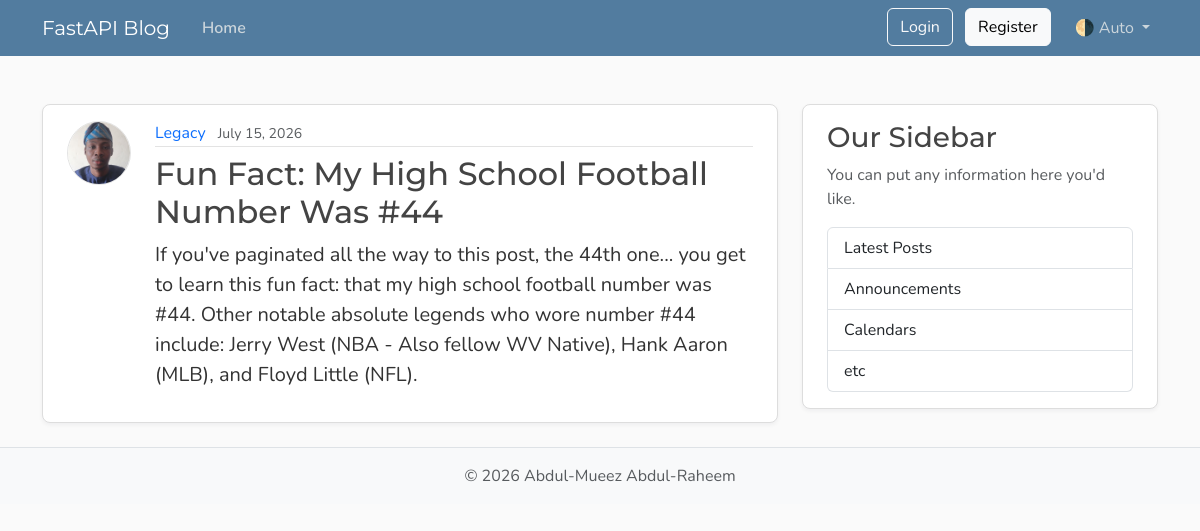
/posts/1, run on the app's committed database.
### model.py (models this page shows, shortened)
class User(Base):
    __tablename__ = "users"
    id: Mapped[int] = mapped_column(Integer, primary_key=True, index=True)
    username: Mapped[str] = mapped_column(String(50), unique=True, nullable=False)
    email: Mapped[str] = mapped_column(String(120), unique=True, nullable=False)
    password_hash: Mapped[str] = mapped_column(String(200), nullable=False)
    image_file: Mapped[str | None] = mapped_column(
        String(200),
        nullable=True,
        default=None,
    )
    posts: Mapped[list[Post]] = relationship(back_populates="author", cascade="all, delete-orphan")
    reset_token: Mapped[list[PasswordResetToken]] = relationship(back_populates="user", cascade="all, delete-orphan")

class Post(Base):
    __tablename__ = "posts"
    id: Mapped[int] = mapped_column(Integer, primary_key=True, index=True)
    title: Mapped[str] = mapped_column(String(100), nullable=False)
    content: Mapped[str] = mapped_column(Text, nullable=False)
    user_id: Mapped[int] = mapped_column(
        ForeignKey("users.id"),
        nullable=False,
        index=True,
    )
    date_posted: Mapped[datetime] = mapped_column(
        DateTime(timezone=True),
        default=lambda: datetime.now(UTC),
    )
    author: Mapped[User] = relationship(back_populates="posts")

### main.py (the view)
@app.get("/posts/{post_id}", include_in_schema=False)
async def post_page(request: Request, post_id: int, db: Annotated[AsyncSession, Depends(get_db)]):
    result = await db.execute(
        select(model.Post).options(selectinload(model.Post.author)).where(model.Post.id == post_id)
    )
    post = result.scalars().first()
    if post:
        title = post.title[:50]
        return templates.TemplateResponse(
            request,
            "post.html",
            {"post": post, "title": title},
        )
    raise HTTPException(status_code=status.HTTP_404_NOT_FOUND, detail="Post not found")

### templates/post.html (shortened to what this page needs)
{% extends "layout.html" %}
{% block content %}
  <article class="content-section py-3 px-4 mb-4">
    <div class="d-flex align-items-start gap-4">
      <img class="rounded-circle article-img flex-shrink-0"
           src="{{ post.author.image_path}}"
           alt="{{ post.author.username}}'s profile picture"
           width="64"
           height="64"
           loading="lazy">
      <div class="flex-grow-1">
        <div class="article-metadata mb-2">
          <a class="me-2" href="{{ url_for("user_posts", user_id=post.author.id) }}">{{ post.author.username }}</a>
          <small class="text-body-secondary">{{ post.date_posted.strftime("%B %d, %Y")}}</small>
        </div>
        <h2 class="article-title">{{ post.title }}</h2>
        <p class="article-content">{{ post.content }}</p>
      </div>
    </div>
  </article>
{% endblock content %}

### static/css/main.css (style rules this page uses)
:root { --font-heading: "Montserrat", system-ui, -apple-system, BlinkMacSystemFont, sans-serif; --font-body: "Nunito", system-ui, -apple-system, BlinkMacSystemFont, sans-serif; --color-bg-body: #fafafa; --color-bg-content: #ffffff; --color-text-primary: #333333; --color-text-heading: #444444; --color-steel: #527c9f; --color-nav-link: #cbd5db; --color-nav-link-hover: #ffffff; --color-link-hover: #428bca; --color-border: #dddddd; --color-border-light: #e3e3e3; --spacing-xl: 5rem; --article-img-size: 4rem; --account-img-size: 7.813rem; }
body { font-family: var(--font-body); background: var(--color-bg-body); color: var(--color-text-primary); }
h1, h2, h3, h4, h5, h6 { font-family: var(--font-heading); color: var(--color-text-heading); }
a { text-decoration: none; }
.content-section { background: var(--color-bg-content); border: 1px solid var(--color-border); border-radius: 0.5rem; box-shadow: 0 2px 4px rgba(15, 23, 42, 0.05); transition: box-shadow 0.15s ease, transform 0.15s ease, border-color 0.15s ease; }
.article-title { color: var(--color-text-heading); transition: color 0.2s ease-in-out; }
.article-content { white-space: pre-line; font-size: 1.25rem; }
.article-img { height: var(--article-img-size); width: var(--article-img-size); flex-shrink: 0; object-fit: cover; border: 1px solid var(--color-border-light); box-shadow: 0 0 0 2px var(--color-bg-content); }
.article-metadata { padding-bottom: 0.063rem; border-bottom: 1px solid var(--color-border-light); }
.article-metadata a { transition: color 0.2s ease-in-out; }

### data on the page
User: author.image_path (picture), author.username "Legacy"
Post: date_posted "July 15, 2026", title "Fun Fact: My High School Football Number Was #44", content "If you've paginated all the way to this post, the 44th one... you get to learn this fun fact: that my high school football number was #44. Other notable absolute legends who wore number #44 include: Jerry West (NBA - Also fellow WV Native), Hank Aaron (MLB), and Floyd Little (NFL)."
